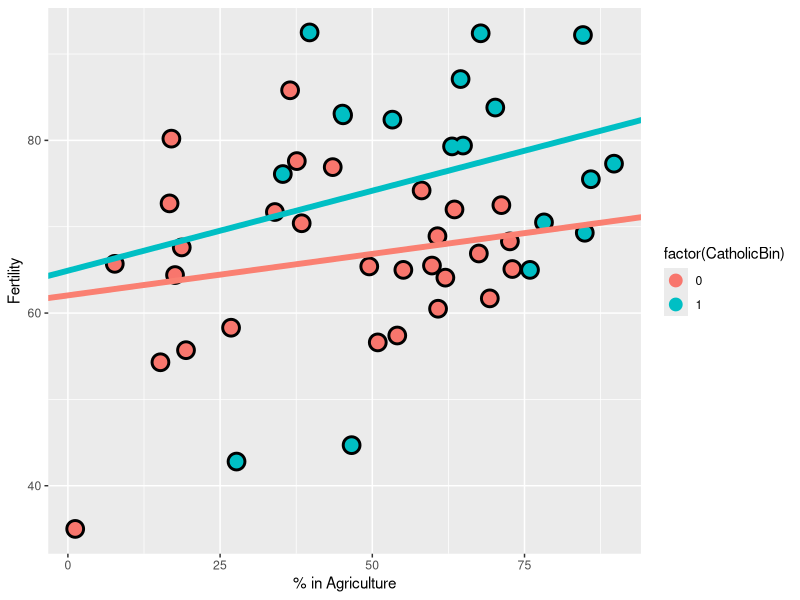

Write R code to recreate this figure.
## ---- chunk 1
require(knitr)
options(width=100)
opts_chunk$set(message=F, error=F, warning=F, comment=NA, fig.align='center', dpi=100, tidy=F, cache.path='.cache/', fig.path='fig/')

options(xtable.type='html')
knit_hooks$set(inline=function(x) {
    if(is.numeric(x)) {
        round(x, getOptions('digits'))
    } else {
        paste(as.character(x), collapse=', ')
    }
})
knit_hooks$set(plot=knitr:::hook_plot_html)
## ---- chunk 2
library(datasets)
data(Seatbelts)
sb <- as.data.frame(Seatbelts)
fit <- lm(DriversKilled ~ kms + PetrolPrice, sb)
round(summary(fit)$coef, 4)
# Numbers need to be centered and maybe scaled
summary(sb$kms)
summary(sb$PetrolPrice)
library(dplyr)
sb <- mutate(sb,
             pp=(PetrolPrice - mean(PetrolPrice)) / sd(PetrolPrice),
             mm=kms/1000,
             mmc=mm - mean(mm))
fit2 <- lm(DriversKilled ~ pp + mmc, sb)
round(summary(fit2)$coef, 4)
## ---- chunk 3
fit3 <- lm(I(log(DriversKilled)) ~ pp + mmc, sb)
1 - exp(summary(fit3)$coef[2,1])
1 - exp(summary(fit3)$coef[3,1])
## ---- chunk 4
fit4 <- lm(DriversKilled ~ pp + mmc + law, sb)
round(summary(fit4)$coef, 4)
sb$lawFactor <- relevel(factor(sb$law, labels=c("No","Yes")), "Yes")
fit5 <- lm(DriversKilled ~ pp + mmc + lawFactor, sb)
round(summary(fit5)$coef, 4)
## ---- chunk 5
sb$ppf <- as.factor((sb$pp <= -1.5) + (sb$pp <= 0) +
                        (sb$pp <= 1.5) + (sb$pp < Inf))
fit6 <- lm(DriversKilled ~ ppf + mmc + law, sb)
round(summary(fit6)$coef, 4)
## ---- chunk 6
require(ggplot2)
require(dplyr)
data(swiss)
swiss <- mutate(swiss, CatholicBin = 1 * (Catholic > 50))
fit <- lm(Fertility ~ Agriculture * factor(CatholicBin), swiss)
ggplot(swiss, aes(x=Agriculture, y=Fertility, color=factor(CatholicBin))) +
    geom_point(size=6, color="black") +
    geom_point(size=4) +
    xlab("% in Agriculture") +
    ylab("Fertility") +
    geom_abline(intercept=coef(fit)[1], slope=coef(fit)[2], size=2, 
                color="salmon") +
    geom_abline(intercept=coef(fit)[1] + coef(fit)[3],
                slope=coef(fit)[2] + coef(fit)[4], size=2,
                color=hcl(h=195, c=100, l=65))
